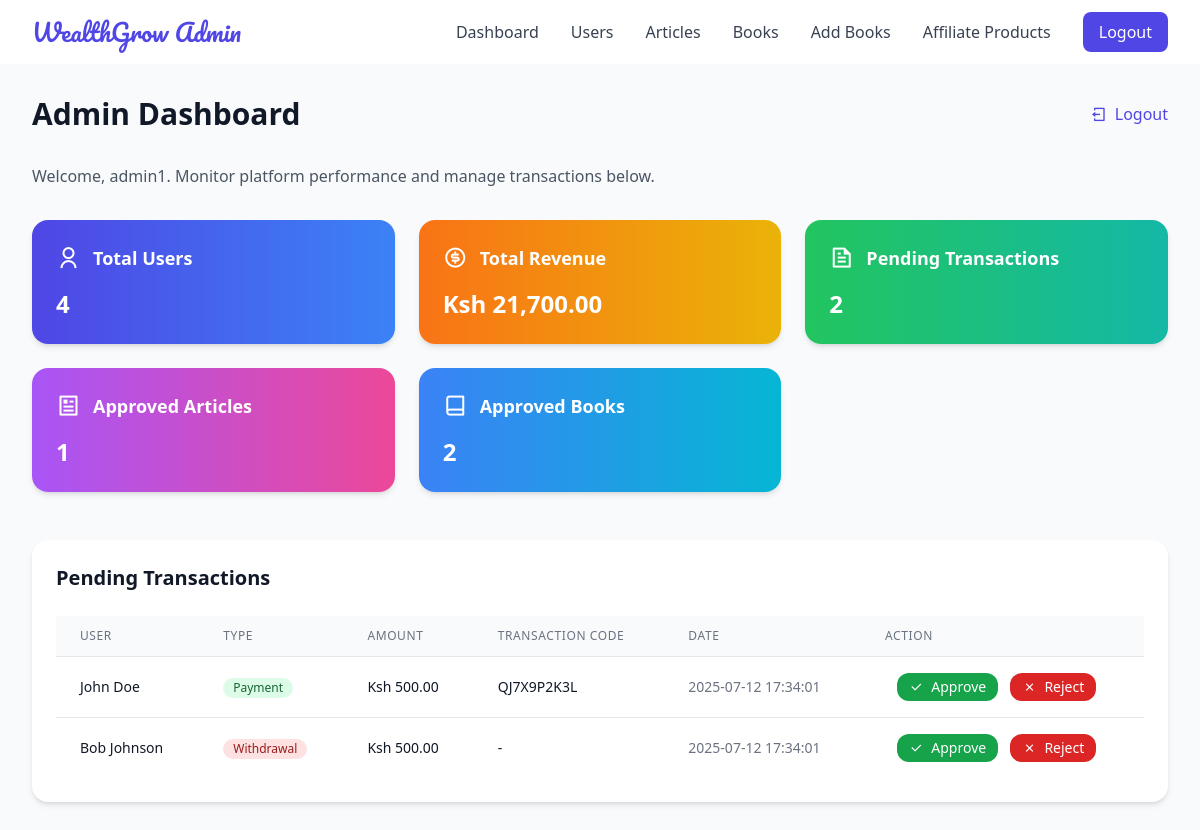
Page /admin/dashboard.php (signed in) on the committed database.
### tables this page shows
CREATE TABLE transactions (
    id INT AUTO_INCREMENT PRIMARY KEY,
    user_id INT DEFAULT NULL,
    type ENUM('payment', 'withdrawal', 'book_sale', 'book_commission', 'article_payment', 'affiliate_commission', 'tier_payment', 'purchase') NOT NULL,
    amount DECIMAL(10,2) NOT NULL,
    status ENUM('pending', 'approved', 'rejected', 'completed') DEFAULT 'pending',
    transaction_code VARCHAR(20) DEFAULT NULL,
    book_id INT DEFAULT NULL,
    product_id INT DEFAULT NULL,
    created_at TIMESTAMP DEFAULT CURRENT_TIMESTAMP,
    FOREIGN KEY (user_id) REFERENCES users(id) ON DELETE SET NULL,
    FOREIGN KEY (book_id) REFERENCES books(id) ON DELETE SET NULL,
    FOREIGN KEY (product_id) REFERENCES affiliate_products(id) ON DELETE SET NULL,
    INDEX idx_user_id (user_id),
    INDEX idx_type_status (type, status),
    INDEX idx_book_id (book_id),
    INDEX idx_product_id (product_id)
);

CREATE TABLE users (
    id INT AUTO_INCREMENT PRIMARY KEY,
    full_name VARCHAR(255) NOT NULL,
    phone_number VARCHAR(15) NOT NULL,
    password VARCHAR(255) NOT NULL,
    tier_id INT DEFAULT NULL,
    referral_code VARCHAR(10) NOT NULL,
    referred_by INT DEFAULT NULL,
    is_verified BOOLEAN DEFAULT FALSE,
    available_balance DECIMAL(10,2) DEFAULT 0.00,
    created_at TIMESTAMP DEFAULT CURRENT_TIMESTAMP,
    last_active TIMESTAMP DEFAULT CURRENT_TIMESTAMP,
    UNIQUE (phone_number),
    UNIQUE (referral_code),
    FOREIGN KEY (tier_id) REFERENCES tiers(id) ON DELETE SET NULL,
    FOREIGN KEY (referred_by) REFERENCES users(id) ON DELETE SET NULL,
    INDEX idx_phone_number (phone_number),
    INDEX idx_referral_code (referral_code)
);

### admin/dashboard.php (the view, shortened to what this page needs)
<?php
include_once '../config.php';
$admin_id = $_SESSION['admin_id'];
$stmt = $conn->prepare('SELECT username FROM admins WHERE id = ?');
$stmt->bind_param('i', $admin_id);
if (!$stmt->execute()) {
    error_log('Failed to fetch admin: admin_id=' . $admin_id . ', error=' . $stmt->error . ', time=' . date('Y-m-d H:i:s'));
    $error = 'An error occurred while loading admin profile. Please try again later.';
}
$admin = $stmt->get_result()->fetch_assoc();
$stmt = $conn->prepare('SELECT COUNT(*) as total_users FROM users');
if (!$stmt->execute()) {
    error_log('Failed to fetch total users: error=' . $stmt->error . ', time=' . date('Y-m-d H:i:s'));
    $total_users = 0;
} else {
    $total_users = $stmt->get_result()->fetch_assoc()['total_users'];
}
$stmt = $conn->prepare('SELECT SUM(sale_amount) as total_revenue FROM book_sales WHERE sale_amount > 0');
if (!$stmt->execute()) {
    error_log('Failed to fetch book sales revenue: error=' . $stmt->error . ', time=' . date('Y-m-d H:i:s'));
    $total_revenue = 0;
} else {
    $total_revenue = $stmt->get_result()->fetch_assoc()['total_revenue'] ?? 0;
}
$stmt = $conn->prepare('SELECT SUM(sale_amount) as affiliate_revenue FROM affiliate_sales WHERE sale_amount > 0');
if (!$stmt->execute()) {
    error_log('Failed to fetch affiliate sales revenue: error=' . $stmt->error . ', time=' . date('Y-m-d H:i:s'));
    $total_revenue += 0;
} else {
    $total_revenue += $stmt->get_result()->fetch_assoc()['affiliate_revenue'] ?? 0;
}
$stmt = $conn->prepare('SELECT COUNT(*) as pending_count FROM transactions WHERE status = "pending" AND type IN ("payment", "withdrawal")');
if (!$stmt->execute()) {
    error_log('Failed to fetch pending transactions count: error=' . $stmt->error . ', time=' . date('Y-m-d H:i:s'));
    $pending_count = 0;
} else {
    $pending_count = $stmt->get_result()->fetch_assoc()['pending_count'];
}
$stmt = $conn->prepare('SELECT COUNT(*) as approved_articles FROM articles WHERE status = "approved"');
if (!$stmt->execute()) {
    error_log('Failed to fetch approved articles: error=' . $stmt->error . ', time=' . date('Y-m-d H:i:s'));
    $approved_articles = 0;
} else {
    $approved_articles = $stmt->get_result()->fetch_assoc()['approved_articles'];
}
$stmt = $conn->prepare('SELECT COUNT(*) as approved_books FROM books WHERE status = "approved"');
if (!$stmt->execute()) {
    error_log('Failed to fetch approved books: error=' . $stmt->error . ', time=' . date('Y-m-d H:i:s'));
    $approved_books = 0;
} else {
    $approved_books = $stmt->get_result()->fetch_assoc()['approved_books'];
}
$stmt = $conn->prepare('SELECT t.id, t.user_id, t.type, t.amount, t.status, t.created_at, t.transaction_code, u.full_name
                        FROM transactions t
                        JOIN users u ON t.user_id = u.id
                        WHERE t.status = "pending" AND t.type IN ("payment", "withdrawal")
                        ORDER BY t.created_at DESC');
if (!$stmt->execute()) {
    error_log('Failed to fetch pending transactions: error=' . $stmt->error . ', time=' . date('Y-m-d H:i:s'));
    $pending_transactions = [];
} else {
    $pending_transactions = $stmt->get_result()->fetch_all(MYSQLI_ASSOC);
}
?>
<?php include_once 'header.php'; ?>
<section class="py-8 bg-gray-50 min-h-screen">
    <div class="max-w-7xl mx-auto px-4 sm:px-6 lg:px-8">
        <div class="flex justify-between items-center mb-8">
            <h2 class="text-2xl md:text-3xl font-bold text-gray-900">Admin Dashboard</h2>
            <a href="logout.php" class="flex items-center text-primary hover:text-indigo-700 font-medium transition-colors" aria-label="Logout">
                <i class="ri-logout-box-line mr-2"></i> Logout
            </a>
        </div>
        <p class="text-base text-gray-600 mb-8">Welcome, <?php echo htmlspecialchars($admin['username']); ?>. Monitor platform performance and manage transactions below.</p>
        <div class="grid grid-cols-1 sm:grid-cols-2 lg:grid-cols-3 gap-6 mb-12">
            <div class="bg-gradient-to-r from-indigo-600 to-blue-500 text-white p-6 rounded-lg shadow-md hover:shadow-lg transition-shadow animate-slide-in">
                <div class="flex items-center mb-4">
                    <i class="ri-user-line ri-xl mr-3"></i>
                    <h3 class="text-lg font-semibold">Total Users</h3>
                </div>
                <p class="text-2xl font-bold"><?php echo htmlspecialchars($total_users); ?></p>
            </div>
            <div class="bg-gradient-to-r from-orange-500 to-yellow-500 text-white p-6 rounded-lg shadow-md hover:shadow-lg transition-shadow animate-slide-in">
                <div class="flex items-center mb-4">
                    <i class="ri-money-dollar-circle-line ri-xl mr-3"></i>
                    <h3 class="text-lg font-semibold">Total Revenue</h3>
                </div>
                <p class="text-2xl font-bold">Ksh <?php echo htmlspecialchars(number_format($total_revenue, 2)); ?></p>
            </div>
            <div class="bg-gradient-to-r from-green-500 to-teal-500 text-white p-6 rounded-lg shadow-md hover:shadow-lg transition-shadow animate-slide-in">
                <div class="flex items-center mb-4">
                    <i class="ri-file-text-line ri-xl mr-3"></i>
                    <h3 class="text-lg font-semibold">Pending Transactions</h3>
                </div>
                <p class="text-2xl font-bold"><?php echo htmlspecialchars($pending_count); ?></p>
            </div>
            <div class="bg-gradient-to-r from-purple-500 to-pink-500 text-white p-6 rounded-lg shadow-md hover:shadow-lg transition-shadow animate-slide-in">
                <div class="flex items-center mb-4">
                    <i class="ri-article-line ri-xl mr-3"></i>
                    <h3 class="text-lg font-semibold">Approved Articles</h3>
                </div>
                <p class="text-2xl font-bold"><?php echo htmlspecialchars($approved_articles); ?></p>
            </div>
            <div class="bg-gradient-to-r from-blue-500 to-cyan-500 text-white p-6 rounded-lg shadow-md hover:shadow-lg transition-shadow animate-slide-in">
                <div class="flex items-center mb-4">
                    <i class="ri-book-line ri-xl mr-3"></i>
                    <h3 class="text-lg font-semibold">Approved Books</h3>
                </div>
                <p class="text-2xl font-bold"><?php echo htmlspecialchars($approved_books); ?></p>
            </div>
        </div>
        <div class="bg-white p-6 rounded-lg shadow-md">
            <h3 class="text-xl font-semibold text-gray-900 mb-6">Pending Transactions</h3>
            <?php if (empty($pending_transactions)): ?>
                <p class="text-gray-600">No pending transactions.</p>
            <?php else: ?>
                <div class="overflow-x-auto">
                    <table class="min-w-full divide-y divide-gray-200">
                        <thead class="bg-gray-50">
                            <tr>
                                <th class="px-6 py-3 text-left text-xs font-medium text-gray-500 uppercase tracking-wider">User</th>
                                <th class="px-6 py-3 text-left text-xs font-medium text-gray-500 uppercase tracking-wider">Type</th>
                                <th class="px-6 py-3 text-left text-xs font-medium text-gray-500 uppercase tracking-wider">Amount</th>
                                <th class="px-6 py-3 text-left text-xs font-medium text-gray-500 uppercase tracking-wider">Transaction Code</th>
                                <th class="px-6 py-3 text-left text-xs font-medium text-gray-500 uppercase tracking-wider">Date</th>
                                <th class="px-6 py-3 text-left text-xs font-medium text-gray-500 uppercase tracking-wider">Action</th>
                            </tr>
                        </thead>
                        <tbody class="bg-white divide-y divide-gray-200">
                            <?php foreach ($pending_transactions as $transaction): ?>
                                <tr class="hover:bg-gray-50 transition-colors">
                                    <td class="px-6 py-4 whitespace-nowrap text-sm text-gray-900"><?php echo htmlspecialchars($transaction['full_name']); ?></td>
                                    <td class="px-6 py-4 whitespace-nowrap text-sm text-gray-900">
                                        <span class="inline-flex items-center px-2.5 py-0.5 rounded-full text-xs font-medium
                                            <?php echo $transaction['type'] === 'payment' ? 'bg-green-100 text-green-800' : 'bg-red-100 text-red-800'; ?>">
                                            <?php echo ucfirst(htmlspecialchars($transaction['type'])); ?>
                                        </span>
                                    </td>
                                    <td class="px-6 py-4 whitespace-nowrap text-sm text-gray-900">Ksh <?php echo htmlspecialchars(number_format($transaction['amount'], 2)); ?></td>
                                    <td class="px-6 py-4 whitespace-nowrap text-sm text-gray-900"><?php echo htmlspecialchars($transaction['transaction_code'] ?? '-'); ?></td>
                                    <td class="px-6 py-4 whitespace-nowrap text-sm text-gray-500"><?php echo htmlspecialchars($transaction['created_at']); ?></td>
                                    <td class="px-6 py-4 whitespace-nowrap text-sm">
                                        <form method="POST" action="dashboard.php" class="inline-flex space-x-3">
                                            <button type="submit" name="action" value="approve" class="bg-green-600 text-white px-3 py-1 rounded-md hover:bg-green-700 transition-colors" aria-label="Approve transaction">
                                                <i class="ri-check-line mr-1"></i> Approve
                                            </button>
                                            <button type="submit" name="action" value="reject" class="bg-red-600 text-white px-3 py-1 rounded-md hover:bg-red-700 transition-colors" aria-label="Reject transaction">
                                                <i class="ri-close-line mr-1"></i> Reject
                                            </button>
                                        </form>
                                    </td>
                                </tr>
                            <?php endforeach; ?>
                        </tbody>
                    </table>
                </div>
            <?php endif; ?>
        </div>
    </div>
</section>

### style.css (style rules this page uses)
:where([class^="ri-"])::before { content: none; }
.animate-slide-in { opacity: 0; transform: translateY(20px); animation: slideIn 0.6s ease-out forwards; }

### rows in the picture
transactions: user.full_name "John Doe", type "Payment", amount "500.00", transaction_code "QJ7X9P2K3L", created_at "2025-07-12 17:34:01"
transactions: user.full_name "Bob Johnson", type "Withdrawal", amount "500.00", transaction_code "-", created_at "2025-07-12 17:34:01"

### other values in the picture
$admin['username'] "admin1"
$total_users "4"
$total_revenue "21,700.00"
$pending_count "2"
$approved_articles "1"
$approved_books "2"
